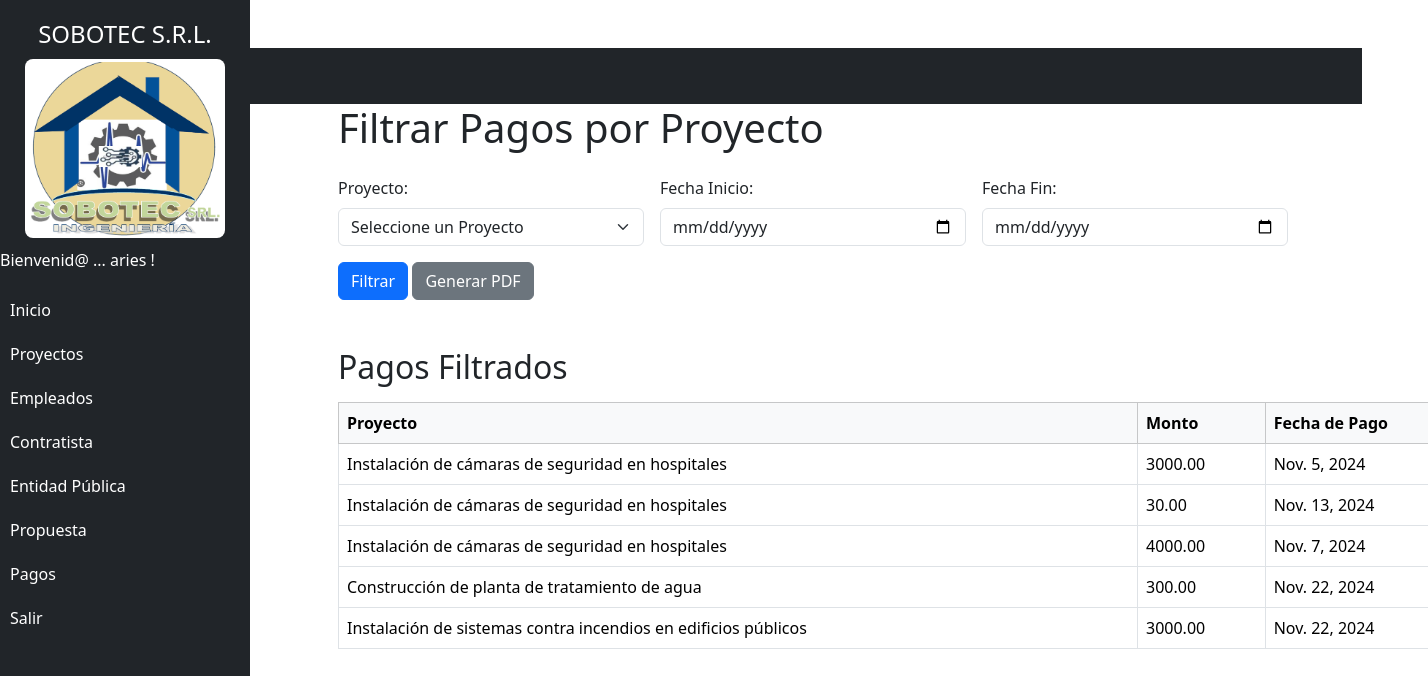
The app's page /payments/filter/ (signed in), older data.
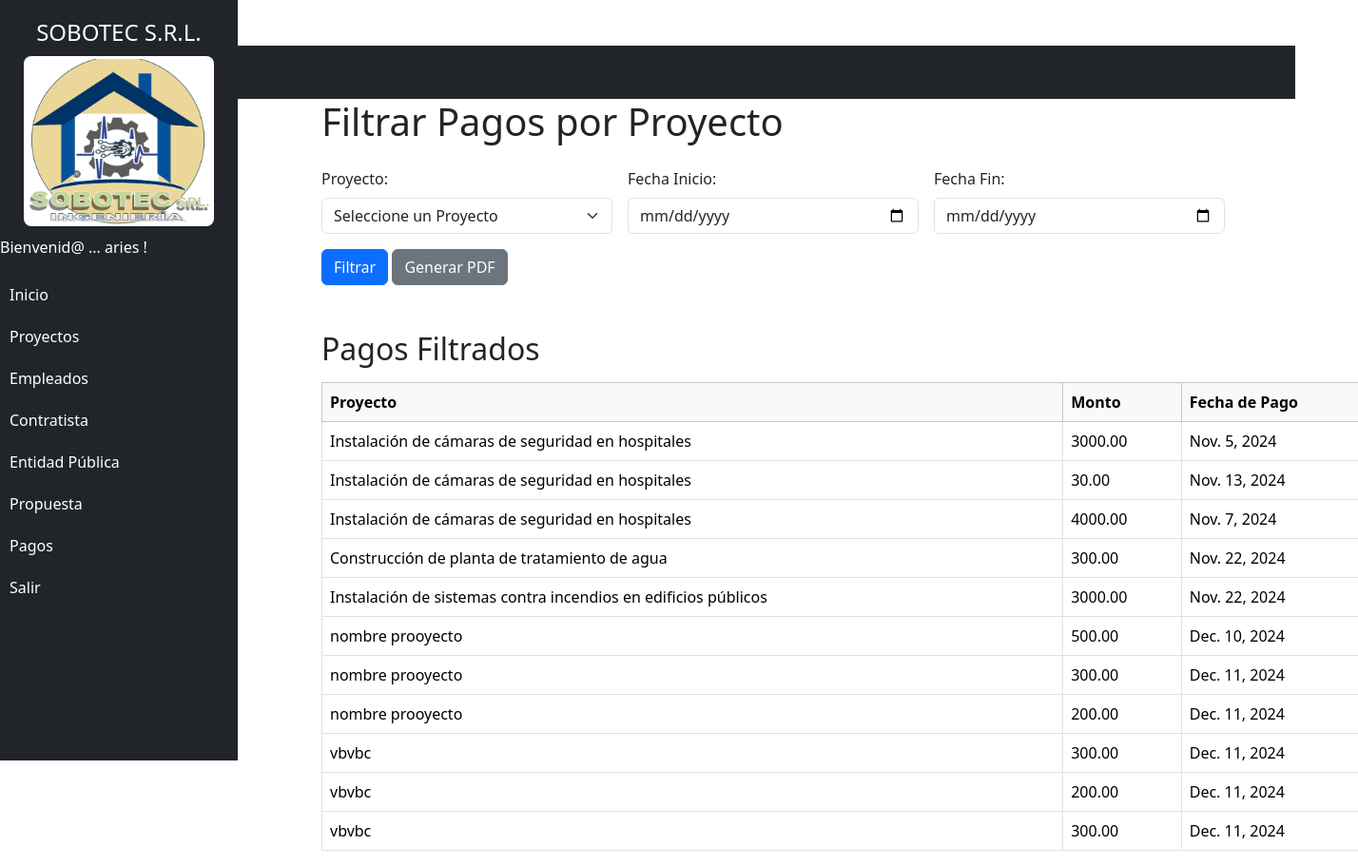
The same page, newer data.
### projects/models.py (models this page shows, shortened)
class Payment(models.Model):
    PAYMENT_STATUS_CHOICES = [
        ('pagado', 'Pagado'),  # Pagado
        ('pendiente', 'Pendiente'),  # Pendiente
    ]
    PAYMENT_TYPE_CHOICES = [
        ('parcial', 'Parcial'),  # Parcial
        ('completo', 'Completo'),  # Completo
    ]
    amount = models.DecimalField(max_digits=10, decimal_places=2, verbose_name="Monto")  # Monto
    date = models.DateField(verbose_name="Fecha Pago")  # Fecha
    status = models.CharField(max_length=10,  choices=PAYMENT_STATUS_CHOICES, default='pagado', verbose_name="Estado Pago")  # Estado del pago
    payment_type = models.CharField(max_length=10, choices=PAYMENT_TYPE_CHOICES, default='parcial', verbose_name="Tipo Pago")  # Tipo de pago
    project = models.ForeignKey(Project, on_delete=models.CASCADE, related_name='payments', verbose_name="Proyecto")  # Relación (1 a N)
    created =models.DateTimeField(default=timezone.now)
    is_active = models.BooleanField(default=True, verbose_name="Activo")
    class Meta:
        verbose_name = 'Payment'
        verbose_name_plural = 'Payments'

class AuditModel(models.Model):
    created = models.DateTimeField(auto_now_add=True, verbose_name="Fecha Creación")
    updated_at = models.DateTimeField(auto_now=True, verbose_name="Fecha Actualización")
    deleted_at = models.DateTimeField(null=True, blank=True, verbose_name="Fecha Eliminación")
    is_active = models.BooleanField(default=True, verbose_name="Activo")
    class Meta:
        abstract = True

class Project(AuditModel):
    PROJECT_STATUS_CHOICES = [
        ('pendiente', 'Pendiente'),         # Pendiente
        ('en_progreso', 'En Progreso'), # En Proceso
        ('completado', 'Completado'),     # Terminado
    ]
    PROJECT_TYPE_CHOICES = [
        ('licitacion', 'Licitación'),            # Licitación
        ('contratacion_directa', 'Contratación Directa'),  # Contratación directa
    ]
    PAYMENT_STATE_CHOICES = [
        ('no_pagado', 'No Pagado'),
        ('parcial', 'Pago Parcial'),
        ('pagado', 'Pagado Completo'),
    ]
    code = models.CharField(max_length=20, unique=True, verbose_name="Proyecto Codigo")
    name = models.CharField(max_length=200, unique=True, verbose_name="Proyecto Nombre")
    description = models.TextField(blank=True, verbose_name="Proyecto Descripcion")
    start_date = models.DateField(verbose_name="Fecha Inicio Proyecto")
    end_date = models.DateField(null=True, blank=True, verbose_name="Fecha Final Proyecto")
    project_status = models.CharField(max_length=20, choices=PROJECT_STATUS_CHOICES, default='pendiente', verbose_name="Proyecto Estado")
    project_type = models.CharField(max_length=30, choices=PROJECT_TYPE_CHOICES, default='contratacion_directa', verbose_name="Proyecto Tipo")
    photo_signed_contract = models.ImageField(upload_to="contrato_firmado",null = True, blank= True, verbose_name="Contrato Firmado")
    payment_status = models.CharField(max_length=20, choices=PAYMENT_STATE_CHOICES, default='no_pagado', verbose_name="Estado de Pago")
    user = models.ForeignKey(User, on_delete=models.CASCADE)# Empleado que herede de user
    assigned_employee = models.ForeignKey(Employee, on_delete=models.CASCADE, null=True, blank=True, verbose_name="Empleado Asignado")
    contractor = models.ForeignKey(Contractor, on_delete=models.CASCADE, null=True, blank=True, verbose_name="Contratista")
    proposal = models.OneToOneField(Proposal, on_delete=models.CASCADE, null=True, blank=True, verbose_name="Propuesta")
    is_active = models.BooleanField(default=True, verbose_name="Activo")
    total_amount = models.DecimalField(max_digits=10, decimal_places=2, verbose_name="Monto Total del Proyecto")

### projects/views.py (the view, shortened to what this page needs)
# urls.py: path('payments/filter/', views.filter_payments_by_project_name, name='filter_payments_by_project_name'),
@login_required
def filter_payments_by_project_name(request):
    project_name = request.GET.get('project_name', '')
    start_date = request.GET.get('start_date', '')
    end_date = request.GET.get('end_date', '')
    projects = Project.objects.values('name').distinct()
    payments = Payment.objects.all()
    if project_name:
        payments = payments.filter(project__name__icontains=project_name)
    if start_date:
        payments = payments.filter(date__gte=start_date)  # Cambié payment_date por date
    if end_date:
        payments = payments.filter(date__lte=end_date)  # Cambié payment_date por date
    context = {
        'payments': payments,
        'projects': projects,  # Pasar los proyectos al contexto
        'project_name': project_name,
        'start_date': start_date,
        'end_date': end_date,
        'now': timezone.now(),  # Fecha y hora actual
    }
    return render(request, 'payments_by_project_name.html', context)

### projects/templates/payments_by_project_name.html (shortened to what this page needs)
{% extends 'base.html' %}
{% block content %}
<body class="container mt-5">
    <h1 class="mb-4">Filtrar Pagos por Proyecto</h1>
    <form method="get" action="{% url 'filter_payments_by_project_name' %}" class="row g-3">
        <div class="col-md-3">
            <label for="project_name" class="form-label">Proyecto:</label>
            <select name="project_name" id="project_name" class="form-select">
                <option value="">Seleccione un Proyecto</option>
            </select>
        </div>
        <div class="col-md-3">
            <label for="start_date" class="form-label">Fecha Inicio:</label>
            <input type="date" name="start_date" id="start_date" class="form-control" value="{{ start_date }}">
        </div>
        <div class="col-md-3">
            <label for="end_date" class="form-label">Fecha Fin:</label>
            <input type="date" name="end_date" id="end_date" class="form-control" value="{{ end_date }}">
        </div>
        <div class="col-12">
            <button type="submit" class="btn btn-primary">Filtrar</button>
            <a href="?pdf=1&project_name={{ project_name }}&start_date={{ start_date }}&end_date={{ end_date }}" class="btn btn-secondary">Generar PDF</a>
        </div>
    </form>
    <h2 class="mt-5">Pagos Filtrados</h2>
    <table class="table table-bordered mt-3">
        <thead class="table-light">
            <tr>
                <th>Proyecto</th>
                <th>Monto</th>
                <th>Fecha de Pago</th>
            </tr>
        </thead>
        <tbody>
            {% for payment in payments %}
                <tr>
                    <td>{{ payment.project.name }}</td>
                    <td>{{ payment.amount }}</td>
                    <td>{{ payment.date }}</td>
                </tr>
            {% empty %}
                <tr>
                    <td colspan="4">No se encontraron pagos con los filtros seleccionados.</td>
                </tr>
            {% endfor %}
        </tbody>
    </table>
</body>
{% endblock %}

Row changes from the older to the newer data that the page shows:
added Payment: project.name "nombre prooyecto", amount "500.00", date "Dec. 10, 2024"
added Payment: project.name "nombre prooyecto", amount "300.00", date "Dec. 11, 2024"
added Payment: project.name "nombre prooyecto", amount "200.00", date "Dec. 11, 2024"
added Payment: project.name "vbvbc", amount "300.00", date "Dec. 11, 2024"
added Payment: project.name "vbvbc", amount "200.00", date "Dec. 11, 2024"
added Payment: project.name "vbvbc", amount "300.00", date "Dec. 11, 2024"
